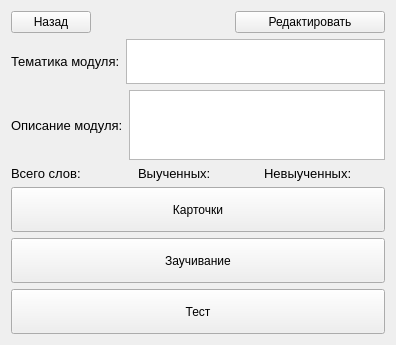
              <widget class="QWidget" name="page_3_folders">
               <layout class="QVBoxLayout" name="verticalLayout_8">
                <item>
                 <layout class="QHBoxLayout" name="horizontalLayout_10">
                  <item>
                   <widget class="QPushButton" name="back_folder_module_btn">
                    <property name="text">
                     <string>Назад</string>
                    </property>
                   </widget>
                  </item>
                  <item>
                   <spacer name="horizontalSpacer_3">
                    <property name="orientation">
                     <enum>Qt::Horizontal</enum>
                    </property>
                    <property name="sizeHint" stdset="0">
                     <size>
                      <width>40</width>
                      <height>20</height>
                     </size>
                    </property>
                   </spacer>
                  </item>
                  <item>
                   <widget class="QPushButton" name="edit_words_folder_btn">
                    <property name="minimumSize">
                     <size>
                      <width>150</width>
                      <height>0</height>
                     </size>
                    </property>
                    <property name="text">
                     <string>Редактировать</string>
                    </property>
                   </widget>
                  </item>
                 </layout>
                </item>
                <item>
                 <layout class="QVBoxLayout" name="verticalLayout_14">
                  <item>
                   <layout class="QHBoxLayout" name="horizontalLayout_11">
                    <item>
                     <widget class="QLabel" name="label_folder_topic">
                      <property name="minimumSize">
                       <size>
                        <width>0</width>
                        <height>25</height>
                       </size>
                      </property>
                      <property name="maximumSize">
                       <size>
                        <width>150</width>
                        <height>16777215</height>
                       </size>
                      </property>
                      <property name="font">
                       <font>
                        <pointsize>10</pointsize>
                       </font>
                      </property>
                      <property name="text">
                       <string>Тематика модуля:</string>
                      </property>
                     </widget>
                    </item>
                    <item>
                     <widget class="QTextBrowser" name="textBrowser_topic_folder">
                      <property name="minimumSize">
                       <size>
                        <width>0</width>
                        <height>0</height>
                       </size>
                      </property>
                      <property name="maximumSize">
                       <size>
                        <width>16777215</width>
                        <height>45</height>
                       </size>
                      </property>
                     </widget>
                    </item>
                   </layout>
                  </item>
                  <item>
                   <layout class="QHBoxLayout" name="horizontalLayout_15">
                    <item>
                     <widget class="QLabel" name="label_folder_description">
                      <property name="font">
                       <font>
                        <pointsize>10</pointsize>
                       </font>
                      </property>
                      <property name="text">
                       <string>Описание модуля:</string>
                      </property>
                     </widget>
                    </item>
                    <item>
                     <widget class="QTextBrowser" name="textBrowser_folder_description">
                      <property name="maximumSize">
                       <size>
                        <width>16777215</width>
                        <height>70</height>
                       </size>
                      </property>
                     </widget>
                    </item>
                   </layout>
                  </item>
                  <item>
                   <layout class="QHBoxLayout" name="horizontalLayout_16">
                    <item>
                     <widget class="QLabel" name="words_amount_folder_label">
                      <property name="font">
                       <font>
                        <pointsize>10</pointsize>
                       </font>
                      </property>
                      <property name="text">
                       <string>Всего слов:</string>
                      </property>
                     </widget>
                    </item>
                    <item>
                     <widget class="QLabel" name="amount_learned_words_folder_label">
                      <property name="font">
                       <font>
                        <pointsize>10</pointsize>
                       </font>
                      </property>
                      <property name="text">
                       <string>Выученных:</string>
                      </property>
                     </widget>
                    </item>
                    <item>
                     <widget class="QLabel" name="amount_not_learned_words_folder_label">
                      <property name="font">
                       <font>
                        <pointsize>10</pointsize>
                       </font>
                      </property>
                      <property name="text">
                       <string>Невыученных:</string>
                      </property>
                     </widget>
                    </item>
                   </layout>
                  </item>
                  <item>
                   <widget class="QPushButton" name="cards_folder_btn">
                    <property name="sizePolicy">
                     <sizepolicy hsizetype="Minimum" vsizetype="Expanding">
                      <horstretch>0</horstretch>
                      <verstretch>0</verstretch>
                     </sizepolicy>
                    </property>
                    <property name="minimumSize">
                     <size>
                      <width>0</width>
                      <height>45</height>
                     </size>
                    </property>
                    <property name="text">
                     <string>Карточки</string>
                    </property>
                   </widget>
                  </item>
                  <item>
                   <widget class="QPushButton" name="learn_folder_btn">
                    <property name="sizePolicy">
                     <sizepolicy hsizetype="Minimum" vsizetype="Expanding">
                      <horstretch>0</horstretch>
                      <verstretch>0</verstretch>
                     </sizepolicy>
                    </property>
                    <property name="minimumSize">
                     <size>
                      <width>0</width>
                      <height>45</height>
                     </size>
                    </property>
                    <property name="text">
                     <string>Заучивание</string>
                    </property>
                   </widget>
                  </item>
                  <item>
                   <widget class="QPushButton" name="test_folder_btn">
                    <property name="sizePolicy">
                     <sizepolicy hsizetype="Minimum" vsizetype="Expanding">
                      <horstretch>0</horstretch>
                      <verstretch>0</verstretch>
                     </sizepolicy>
                    </property>
                    <property name="minimumSize">
                     <size>
                      <width>0</width>
                      <height>45</height>
                     </size>
                    </property>
                    <property name="text">
                     <string>Тест</string>
                    </property>
                   </widget>
                  </item>
                 </layout>
                </item>
               </layout>
              </widget>
